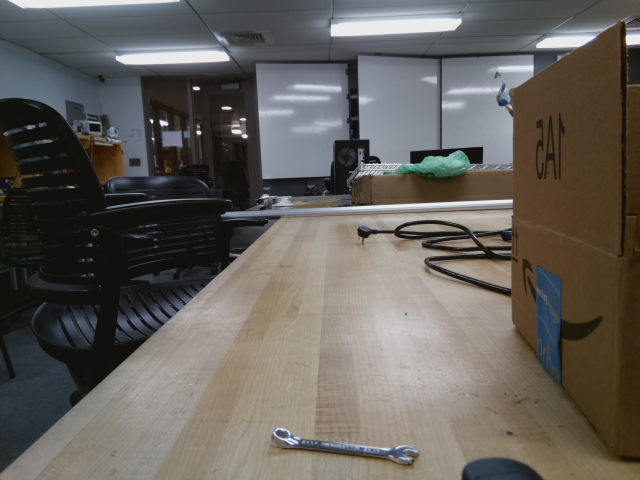
#> input picture Image Processing Test/output.jpg, 640 x 480 px
$ python BuggyCanny.py
#> lines starting #> are read from the running program, lines starting #| are printed output that depends on the picture
import cv2
import numpy
from matplotlib import pyplot as plt
import io
#from picamera import PiCamera

#Create a memory stream so photos doesn't need to be saved in a file
#stream = io.BytesIO()

#Get the picture (low resolution, so it should be quite fast)
#Here you can also specify other parameters (e.g.:rotate the image)

#camera = PiCamera()
#camera.resolution = (320, 240)
#camera.capture(stream, format='jpeg')

#Convert the picture into a numpy array

width=640
img = cv2.imread('output.jpg', 1)
#> img is the input picture: shape (480, 640, 3); mean B, G, R 91, 96.5, 100.3
##r = float(width) / img.shape[1]
##dim = (width, int(img.shape[0]*r))
##resized_img = cv2.resize(img, dim, interpolation = cv2.INTER_AREA)
resized_img=img
#Now creates an OpenCV image
#img = cv2.imdecode(buff, 1)

edges = cv2.Canny(img,100,200)
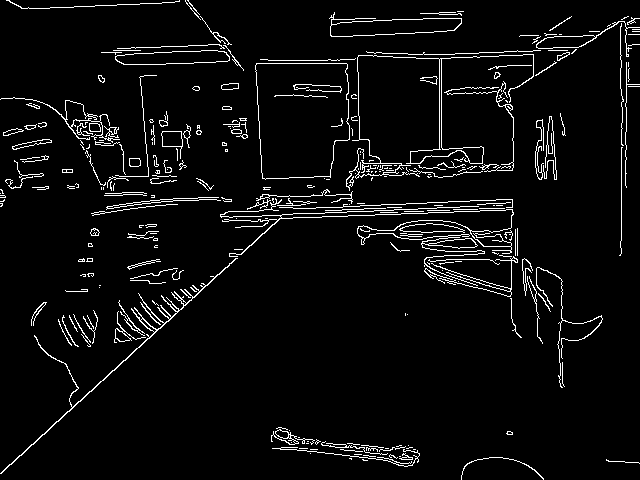
#> edges: shape (480, 640); 4.8% white in thin lines or dots

plt.subplot(121),plt.imshow(resized_img,cmap = 'gray')
plt.title('Original Image'), plt.xticks([]), plt.yticks([])
plt.subplot(122),plt.imshow(edges,cmap = 'gray')
plt.title('Edge Image'), plt.xticks([]), plt.yticks([])

plt.show()
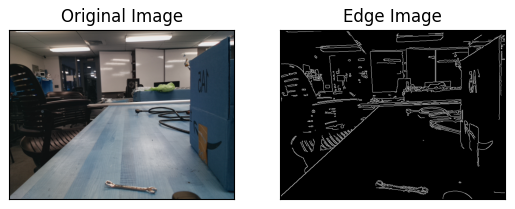
#> figure drawn by matplotlib, 2 panels; B, G, R data is drawn as R, G, B
